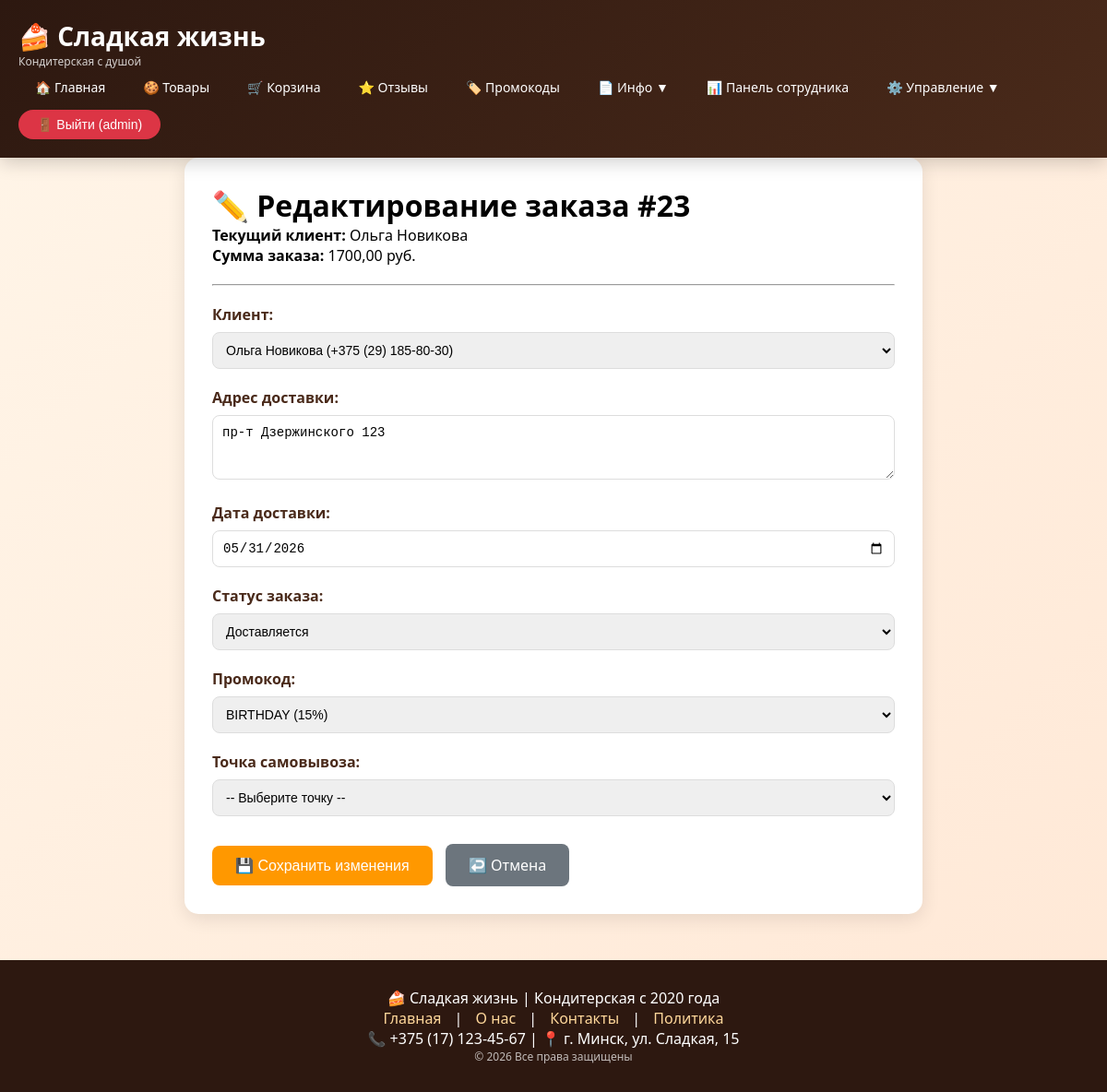
Screenshot of /employee/order/23/edit/ (signed in) with the database file from the repository.
### shop/models.py (models this page shows, shortened)
class Order(models.Model):
    STATUS_CHOICES = [
        ('pending', 'В обработке'),
        ('confirmed', 'Подтвержден'),
        ('preparing', 'Готовится'),
        ('delivering', 'Доставляется'),
        ('completed', 'Выполнен'),
        ('cancelled', 'Отменен'),
    ]
    client = models.ForeignKey(Client, on_delete=models.CASCADE, related_name='orders')
    employee = models.ForeignKey(Employee, on_delete=models.SET_NULL, null=True, related_name='orders')
    order_date = models.DateTimeField(auto_now_add=True)
    delivery_date = models.DateField(null=True, blank=True)
    status = models.CharField(max_length=20, choices=STATUS_CHOICES, default='pending')
    delivery_address = models.TextField()
    total_amount = models.DecimalField(max_digits=10, decimal_places=2, default=0)
    promo_code = models.ForeignKey('PromoCode', on_delete=models.SET_NULL, null=True, blank=True)
    pickup_point = models.ForeignKey('PickupPoint', on_delete=models.SET_NULL, null=True, blank=True)

class Client(models.Model):
    user = models.OneToOneField(User, on_delete=models.CASCADE, null=True, blank=True)
    name = models.CharField(max_length=100)
    phone = models.CharField(
        max_length=20,
        validators=[RegexValidator(r'^\+375 \(\d{2}\) \d{3}-\d{2}-\d{2}$')]
    )
    email = models.EmailField()
    address = models.TextField()
    date_of_birth = models.DateField()
    registered_at = models.DateTimeField(auto_now_add=True)
    total_spent = models.DecimalField(max_digits=10, decimal_places=2, default=0)

class PromoCode(models.Model):
    code = models.CharField(max_length=50, unique=True)
    discount_percent = models.IntegerField(validators=[MinValueValidator(0), MaxValueValidator(100)])
    valid_from = models.DateTimeField()
    valid_to = models.DateTimeField()
    is_active = models.BooleanField(default=True)
    max_uses = models.IntegerField(default=1)
    used_count = models.IntegerField(default=0)

### shop/views.py (the view, shortened to what this page needs)
# urls.py: re_path(r'^employee/order/(?P<order_id>\d+)/edit/$', views.employee_order_edit, name='employee_order_edit'),
@login_required
def employee_order_edit(request, order_id):
    if not (request.user.is_superuser or hasattr(request.user, 'employee')):
        messages.error(request, 'У вас нет доступа')
        return redirect('home')
    order = get_object_or_404(Order, id=order_id)
    if hasattr(request.user, 'employee') and not request.user.is_superuser:
        employee = request.user.employee
        if employee.position != 'admin_shop' and order.employee != employee:
            messages.error(request, 'У вас нет доступа к этому заказу')
            return redirect('employee_dashboard')
    context = {
        'order': order,
        'clients': Client.objects.all(),
        'statuses': Order.STATUS_CHOICES,
        'promocodes': PromoCode.objects.filter(is_active=True),
        'pickup_points': PickupPoint.objects.filter(is_active=True),
    }
    return render(request, 'shop/employee_order_edit.html', context)

### shop/templates/shop/employee_order_edit.html (shortened to what this page needs)
{% extends 'shop/base.html' %}
{% block content %}
<div class="edit-form">
    <h1>✏️ Редактирование заказа #{{ order.id }}</h1>
    <p><strong>Текущий клиент:</strong> {{ order.client.name }}</p>
    <p><strong>Сумма заказа:</strong> {{ order.total_amount }} руб.</p>
    <hr>
    <form method="post">
        <div class="form-group">
            <label>Клиент:</label>
            <select name="client" required>
                {% for client in clients %}
                <option value="{{ client.id }}" {% if order.client.id == client.id %}selected{% endif %}>
                    {{ client.name }} ({{ client.phone }})
                </option>
                {% endfor %}
            </select>
        </div>
        <div class="form-group">
            <label>Адрес доставки:</label>
            <textarea name="delivery_address" rows="3" required>{{ order.delivery_address }}</textarea>
        </div>
        <div class="form-group">
            <label>Дата доставки:</label>
            <input type="date" name="delivery_date" value="{{ order.delivery_date|date:'Y-m-d' }}">
        </div>
        <div class="form-group">
            <label>Статус заказа:</label>
            <select name="status">
                {% for status_code, status_name in statuses %}
                <option value="{{ status_code }}" {% if order.status == status_code %}selected{% endif %}>
                    {{ status_name }}
                </option>
                {% endfor %}
            </select>
        </div>
        <div class="form-group">
            <label>Промокод:</label>
            <select name="promo_code">
                {% for promo in promocodes %}
                <option value="{{ promo.id }}" {% if order.promo_code and order.promo_code.id == promo.id %}selected{% endif %}>
                    {{ promo.code }} ({{ promo.discount_percent }}%)
                </option>
                {% endfor %}
            </select>
        </div>
        <div class="form-group">
            <label>Точка самовывоза:</label>
            <select name="pickup_point">
                <option value="">-- Выберите точку --</option>
            </select>
        </div>
        <div style="margin-top: 30px;">
            <button type="submit">💾 Сохранить изменения</button>
            <a href="{% url 'employee_order_detail' order.id %}" class="cancel-btn">↩️ Отмена</a>
        </div>
    </form>
</div>
{% endblock %}

### shop/templates/shop/base.html (shortened to what this page needs)
<!DOCTYPE html>
<html lang="ru">
<head>
</head>
<body>
    <div class="header">
        <div class="container">
            <div class="header-content">
                <div class="logo">
                    <h1>🍰 Сладкая жизнь</h1>
                    <p>Кондитерская с душой</p>
                </div>
                <div class="main-nav">
                    <ul>
                        <li><a href="{% url 'home' %}">🏠 Главная</a></li>
                        <li><a href="{% url 'products' %}">🍪 Товары</a></li>
                        <li><a href="{% url 'cart_view' %}">🛒 Корзина</a></li>
                        <li><a href="{% url 'reviews' %}">⭐ Отзывы</a></li>
                        <li><a href="{% url 'promocodes' %}">🏷️ Промокоды</a></li>
                        <li class="dropdown">
                            <a href="#">📄 Инфо ▼</a>
                        </li>
                        {% if user.is_authenticated and user.employee or user.is_superuser %}
                        <li><a href="{% url 'employee_dashboard' %}">📊 Панель сотрудника</a></li>
                        {% endif %}
                        {% if user.is_superuser %}
                            <li class="dropdown">
                                <a href="#">⚙️ Управление ▼</a>
                            </li>
                            {% endif %}
                        {% if user.is_authenticated %}
                        <li>
                            <form action="{% url 'logout' %}" method="post" class="logout-form">
                                <button type="submit" class="logout-btn">🚪 Выйти ({{ user.username }})</button>
                            </form>
                        </li>
                        {% else %}
                        <li><a href="{% url 'login' %}">🔑 Войти</a></li>
                        <li><a href="{% url 'register' %}">📝 Регистрация</a></li>
                        {% endif %}
                    </ul>
                </div>
            </div>
        </div>
    </div>
    <div class="container">
        {% block content %}
        {% endblock %}
    </div>
    <div class="footer">
        <div class="container">
            <p>🍰 Сладкая жизнь | Кондитерская с 2020 года</p>
            <p>
                <a href="{% url 'home' %}">Главная</a> |
                <a href="{% url 'about' %}">О нас</a> |
                <a href="{% url 'contacts' %}">Контакты</a> |
                <a href="{% url 'privacy_policy' %}">Политика</a>
            </p>
            <p>📞 +375 (17) 123-45-67 | 📍 г. Минск, ул. Сладкая, 15</p>
            <p style="font-size: 12px; opacity: 0.7;">© 2026 Все права защищены</p>
        </div>
    </div>
</body>
</html>

### shop/templates/shop/base.html (style rules this page uses)
* { margin: 0; padding: 0; box-sizing: border-box; }
body { font-family: 'Segoe UI', Tahoma, Geneva, Verdana, sans-serif; background: linear-gradient(135deg, #fff5e8 0%, #ffe8d6 100%); min-height: 100vh; }
.header { background: linear-gradient(135deg, #2d1810 0%, #4a2a1a 100%); color: white; padding: 20px 0; box-shadow: 0 4px 20px rgba(0,0,0,0.2); position: sticky; top: 0; z-index: 1000; }
.container { max-width: 1200px; margin: 0 auto; padding: 0 20px; }
.header-content { display: flex; justify-content: space-between; align-items: center; flex-wrap: wrap; }
.logo h1 { font-size: 28px; font-weight: bold; }
.logo p { font-size: 12px; opacity: 0.8; }
.main-nav ul { display: flex; list-style: none; gap: 5px; flex-wrap: wrap; }
.main-nav li { position: relative; }
.main-nav a { color: white; text-decoration: none; padding: 10px 18px; display: block; border-radius: 25px; transition: all 0.3s ease; font-size: 14px; font-weight: 500; }
.logout-form { display: inline; }
.logout-btn { background: #dc3545; color: white; border: none; padding: 8px 20px; border-radius: 25px; cursor: pointer; font-size: 14px; font-weight: 500; transition: all 0.3s ease; }
.footer { background: #2d1810; color: white; padding: 30px 0; margin-top: 50px; text-align: center; }
.footer a { color: #ffd89b; text-decoration: none; margin: 0 10px; }

### shop/templates/shop/employee_order_edit.html (style rules this page uses)
.edit-form { max-width: 800px; margin: 0 auto; background: white; padding: 30px; border-radius: 15px; box-shadow: 0 5px 20px rgba(0,0,0,0.1); }
.form-group { margin-bottom: 20px; }
label { display: block; font-weight: bold; margin-bottom: 8px; color: #4a2a1a; }
input, select, textarea { width: 100%; padding: 10px; border: 1px solid #ddd; border-radius: 8px; font-size: 14px; }
button { background: #ff9800; color: white; padding: 12px 25px; border: none; border-radius: 8px; cursor: pointer; font-size: 16px; }
.cancel-btn { background: #6c757d; margin-left: 10px; display: inline-block; padding: 12px 25px; border-radius: 8px; color: white; text-decoration: none; }
hr { margin: 20px 0; }

### rows the page displays
Order: id "23", client.name "Ольга Новикова", total_amount "1700,00", client "Ольга Новикова (+375 (29) 185-80-30)", delivery_address "пр-т Дзержинского 123", delivery_date "05/31/2026", status "Доставляется", promo_code "BIRTHDAY (15%)"

### other values shown
{{ user.username }} "admin"
